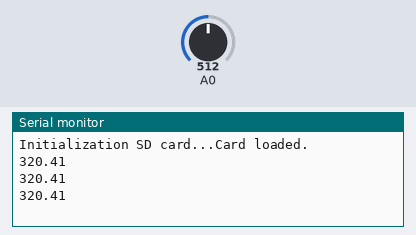
The sketch below on a simulated Arduino Uno, built with avr-gcc and run on an emulated ATmega328P. On the bench: the last lines printed to the serial monitor. Inputs (shaded band) come from the test bench; at power-on: A0 = 512. Storage starts empty.

Above: at 1.3 s.
1.4 s: A0 set to 716
At 2.0 s:
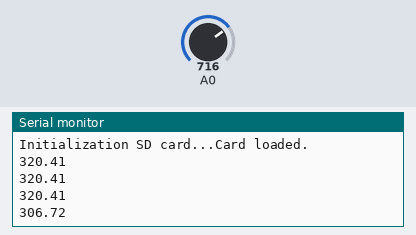
2.9 s: A0 set to 900
At 3.5 s:
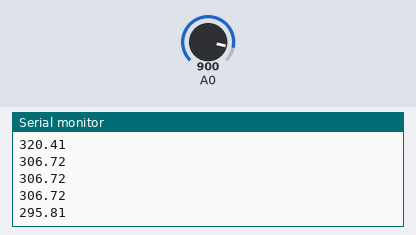
Timing chart, 0 to 5.9 s (numbered marks = the images above; inputs shaded):
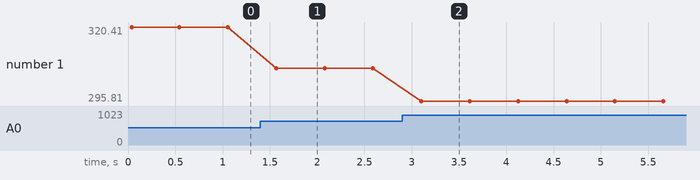

Measured:
- after the input at 1.4 s, the serial monitor: prints a new line after 0.17 s (image 1)
- after the input at 2.9 s, the serial monitor: prints a new line after 0.20 s (image 2)
- plotted number 1: 320.41 → 306.72 after the input at 1.4 s, 306.72 → 295.81 after the input at 2.9 s

The sketch:

SD_Card_Teperature_Kelvin.ino
```cpp
#include <SPI.h>
#include <SD.h>

#define RT0 10000   //Resistance of resistor
#define B 3977      //Beta factor
#define VCC 5.0    //Power supply U = 5.0V
#define R 10000     //Resistance of the resistor used: R=10 KΩ

float RT, VR, ln, TX, T0, VRT, teplota;
const int chipSelect = 53;

void setup()
{
  // Open serial communications and wait for port to open:
  Serial.begin(9600);
  while (!Serial) {
    ;
  //wait for serial port to connect
  }

  T0 = 30 + 273.15;
  Serial.print("Initialization SD card...");

  if (!SD.begin(chipSelect)) {
    Serial.println("Loading failed!");
      // don't do anything more:
    return;
  }
  Serial.println("Card loaded.");
}

void loop()
{
  String dataString = "";
  for (int analogPin = 0; analogPin < 1; analogPin++) {
     VRT = analogRead(analogPin);

  VRT = (3.30 / 1023.00) * VRT;      //Voltage conversion
  VR = VCC - VRT;
  RT = VRT / (VR / R);               //Resistance RT

  ln = log(RT / RT0);
  TX = (1 / ((ln / B) + (1 / T0)));  //Temperature of termistor (K)

    dataString += String(TX);
    if (analogPin > 1) {
      dataString += ",";
    }
  }
  File dataFile = SD.open("Temperature.txt", FILE_WRITE);

  if (dataFile) {
    dataFile.println(dataString);
    dataFile.close();
    Serial.println(dataString);
    delay(500);
  }
  else {
    Serial.println("Problem with opening Temperature.txt");
    delay(10000);
  }
}
```
